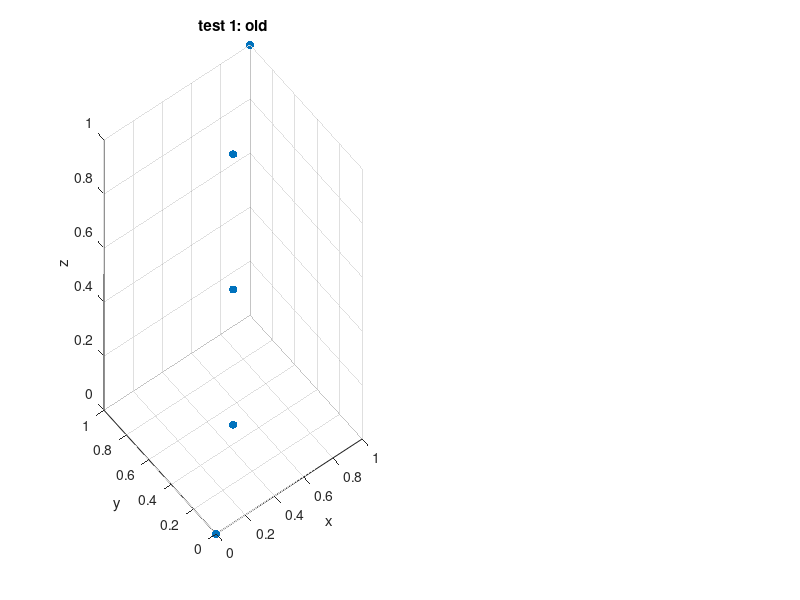

Reproduce this figure in MATLAB. (Note: this script raises an error after producing the figure.)
% test_RemoveSymmetricAtoms.m
clc;
clear;
close all;
%% test 1:
fracCoords_1 = [6, 1.0000, 0.0000, 0.0000, 0.0000;...
              6, 1.0000, 1.0000, 1.0000, 1.0000;...
              6, 1.0000, 0.5000, 0.5000, 0.5000;...
              6, 1.0000, 0.5000, 0.5000, 0.0000;...
              6, 1.0000, 0.5000, 0.5000, 1.0000]';
figure;
subplot(1, 2, 1)
scatter3(fracCoords_1(3, :), fracCoords_1(4, :), fracCoords_1(5, :), 'filled');
title('test 1: old');
xlabel('x');
xlim([0, 1]);
ylabel('y');
ylim([0, 1]);
zlabel('z');
zlim([0, 1]);

tolerance = 1.0e-8;
newCoords_1 = RemoveSymmetricAtoms(fracCoords_1, tolerance);
subplot(1, 2, 2)
scatter3(newCoords_1(3, :), newCoords_1(4, :), newCoords_1(5, :), 'filled');
title('test 1: new');
xlabel('x');
xlim([0, 1]);
ylabel('y');
ylim([0, 1]);
zlabel('z');
zlim([0, 1]);

%% test 2:
fracCoords_2 = [6, 0.6000, 0.0000, 0.0000, 0.0000;...
                6, 0.6000, 1.0000, 1.0000, 1.0000;...
                6, 0.6000, 0.5000, 0.5000, 0.5000;...
                6, 0.6000, 0.5000, 0.5000, 0.0000;...
                6, 0.6000, 0.5000, 0.5000, 1.0000;...
                7, 0.4000, 0.0000, 0.0000, 0.0000;...
                7, 0.4000, 1.0000, 1.0000, 1.0000;...
                7, 0.4000, 0.5000, 0.5000, 0.5000;...
                7, 0.4000, 0.5000, 0.5000, 0.0000;...
                7, 0.4000, 0.5000, 0.5000, 1.0000]';
figure;
subplot(1, 2, 1)
scatter3(fracCoords_2(3, :), fracCoords_2(4, :), fracCoords_2(5, :), 'filled');
title('test 2: old');
xlabel('x');
xlim([0, 1]);
ylabel('y');
ylim([0, 1]);
zlabel('z');
zlim([0, 1]);

tolerance = 1.0e-8;
newCoords_2 = RemoveSymmetricAtoms(fracCoords_2, tolerance);
subplot(1, 2, 2)
scatter3(newCoords_2(3, :), newCoords_2(4, :), newCoords_2(5, :), 'filled');
title('test 2: new');
xlabel('x');
xlim([0, 1]);
ylabel('y');
ylim([0, 1]);
zlabel('z');
zlim([0, 1]);
